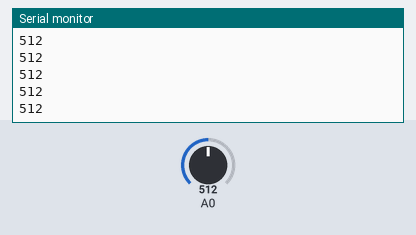
A sketch run on a simulated Arduino Uno, built with avr-gcc and run on an emulated ATmega328P. Shown: the last lines printed to the serial monitor. The inputs (shaded band) are chosen by the test bench; at power-on: A0 = 512.

Above: at 1.2 s.
1.3 s: A0 set to 716
At 1.31 s:
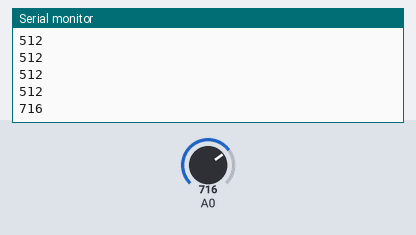
2.8 s: A0 set to 900
At 2.81 s:
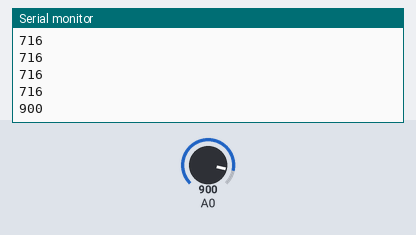
Timing chart, 0 to 5.8 s (numbered marks = the images above; inputs shaded):
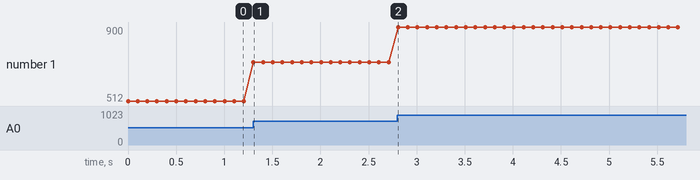

Measured:
- after the input at 1.3 s, the serial monitor: prints a new line at once (image 1)
- after the input at 2.8 s, the serial monitor: prints a new line at once (image 2)
- plotted number 1: 512 → 716 after the input at 1.3 s, 716 → 900 after the input at 2.8 s

The sketch:

GasSensorDataCollection.ino
```cpp
int gasSensorValue;

void setup(){
  Serial.begin(9600);
}


void loop(){
  //The gasSensorValue goes from 0 to 1024, 0: No gas.
  gasSensorValue = analogRead(0);
  Serial.println(gasSensorValue, DEC);
  delay(100);
}
```
